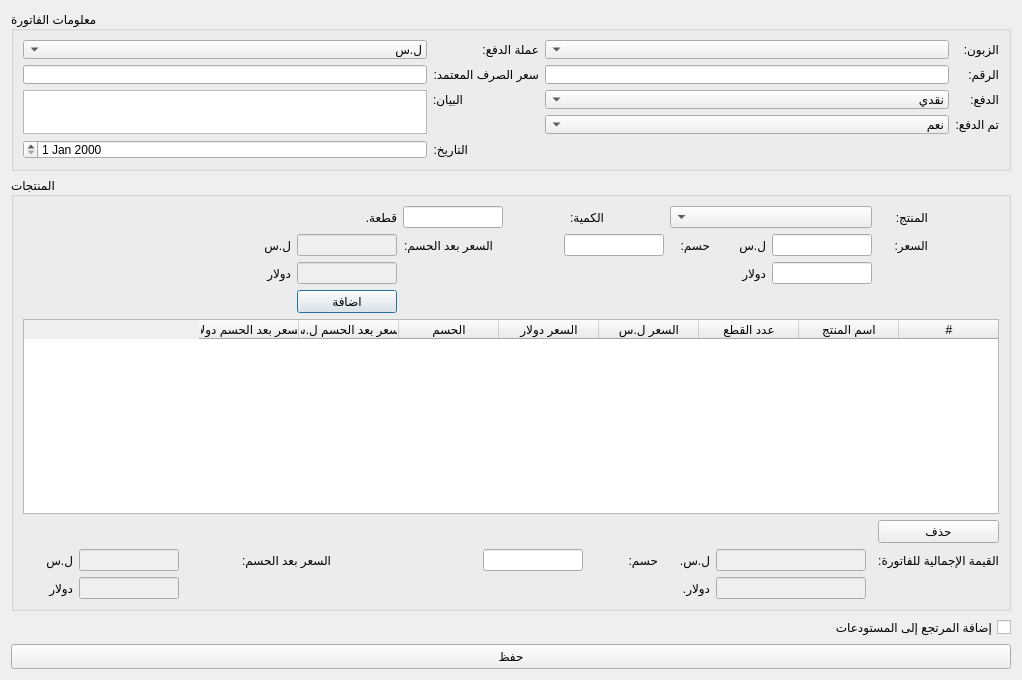
<?xml version="1.0" encoding="UTF-8"?>
<ui version="4.0">
 <class>NewReturnInvoice</class>
 <widget class="QDialog" name="NewReturnInvoice">
  <property name="geometry">
   <rect>
    <x>0</x>
    <y>0</y>
    <width>1022</width>
    <height>680</height>
   </rect>
  </property>
  <property name="windowTitle">
   <string>فاتورة مرتجع</string>
  </property>
  <property name="windowIcon">
   <iconset>
    <normaloff>graphics/icon.xpm</normaloff>graphics/icon.xpm</iconset>
  </property>
  <layout class="QGridLayout" name="gridLayout_3">
   <item row="1" column="0">
    <widget class="QGroupBox" name="groupBox_2">
     <property name="title">
      <string>المنتجات</string>
     </property>
     <layout class="QGridLayout" name="gridLayout_4">
      <item row="7" column="1" colspan="2">
       <widget class="QLineEdit" name="result_after_discount_sp_input">
        <property name="enabled">
         <bool>false</bool>
        </property>
        <property name="sizePolicy">
         <sizepolicy hsizetype="Minimum" vsizetype="Fixed">
          <horstretch>0</horstretch>
          <verstretch>0</verstretch>
         </sizepolicy>
        </property>
        <property name="maximumSize">
         <size>
          <width>100</width>
          <height>16777215</height>
         </size>
        </property>
       </widget>
      </item>
      <item row="7" column="0">
       <widget class="QLabel" name="label_21">
        <property name="maximumSize">
         <size>
          <width>50</width>
          <height>16777215</height>
         </size>
        </property>
        <property name="text">
         <string>ل.س</string>
        </property>
       </widget>
      </item>
      <item row="1" column="12">
       <widget class="QLabel" name="label_13">
        <property name="maximumSize">
         <size>
          <width>50</width>
          <height>16777215</height>
         </size>
        </property>
        <property name="text">
         <string>السعر:</string>
        </property>
       </widget>
      </item>
      <item row="8" column="9">
       <widget class="QLabel" name="label_10">
        <property name="text">
         <string>دولار.</string>
        </property>
       </widget>
      </item>
      <item row="2" column="4">
       <widget class="QLineEdit" name="price_after_discount_usd_input">
        <property name="enabled">
         <bool>false</bool>
        </property>
        <property name="sizePolicy">
         <sizepolicy hsizetype="Minimum" vsizetype="Fixed">
          <horstretch>0</horstretch>
          <verstretch>0</verstretch>
         </sizepolicy>
        </property>
        <property name="maximumSize">
         <size>
          <width>100</width>
          <height>16777215</height>
         </size>
        </property>
       </widget>
      </item>
      <item row="8" column="1" colspan="2">
       <widget class="QLineEdit" name="result_after_discount_usd_input">
        <property name="enabled">
         <bool>false</bool>
        </property>
        <property name="sizePolicy">
         <sizepolicy hsizetype="Minimum" vsizetype="Fixed">
          <horstretch>0</horstretch>
          <verstretch>0</verstretch>
         </sizepolicy>
        </property>
        <property name="maximumSize">
         <size>
          <width>100</width>
          <height>16777215</height>
         </size>
        </property>
       </widget>
      </item>
      <item row="1" column="5" colspan="2">
       <widget class="QLabel" name="label_17">
        <property name="maximumSize">
         <size>
          <width>90</width>
          <height>16777215</height>
         </size>
        </property>
        <property name="text">
         <string>السعر بعد الحسم:</string>
        </property>
       </widget>
      </item>
      <item row="0" column="12">
       <widget class="QLabel" name="label_6">
        <property name="maximumSize">
         <size>
          <width>50</width>
          <height>16777215</height>
         </size>
        </property>
        <property name="text">
         <string>المنتج:</string>
        </property>
       </widget>
      </item>
      <item row="8" column="10" colspan="2">
       <widget class="QLineEdit" name="result_usd_input">
        <property name="enabled">
         <bool>false</bool>
        </property>
        <property name="maximumSize">
         <size>
          <width>150</width>
          <height>16777215</height>
         </size>
        </property>
       </widget>
      </item>
      <item row="7" column="6" colspan="2">
       <widget class="QLineEdit" name="result_discount_input">
        <property name="enabled">
         <bool>true</bool>
        </property>
        <property name="sizePolicy">
         <sizepolicy hsizetype="Minimum" vsizetype="Fixed">
          <horstretch>0</horstretch>
          <verstretch>0</verstretch>
         </sizepolicy>
        </property>
        <property name="maximumSize">
         <size>
          <width>100</width>
          <height>16777215</height>
         </size>
        </property>
       </widget>
      </item>
      <item row="1" column="9">
       <widget class="QLabel" name="label_16">
        <property name="maximumSize">
         <size>
          <width>40</width>
          <height>16777215</height>
         </size>
        </property>
        <property name="text">
         <string>حسم:</string>
        </property>
       </widget>
      </item>
      <item row="1" column="4">
       <widget class="QLineEdit" name="price_after_discount_sp_input">
        <property name="enabled">
         <bool>false</bool>
        </property>
        <property name="sizePolicy">
         <sizepolicy hsizetype="Minimum" vsizetype="Fixed">
          <horstretch>0</horstretch>
          <verstretch>0</verstretch>
         </sizepolicy>
        </property>
        <property name="maximumSize">
         <size>
          <width>100</width>
          <height>16777215</height>
         </size>
        </property>
       </widget>
      </item>
      <item row="0" column="7">
       <widget class="QLabel" name="label_7">
        <property name="maximumSize">
         <size>
          <width>40</width>
          <height>16777215</height>
         </size>
        </property>
        <property name="text">
         <string>الكمية:</string>
        </property>
       </widget>
      </item>
      <item row="7" column="12">
       <widget class="QLabel" name="label_8">
        <property name="text">
         <string>القيمة الإجمالية للفاتورة:</string>
        </property>
       </widget>
      </item>
      <item row="5" column="0" colspan="13">
       <widget class="QTableWidget" name="items_table">
        <property name="maximumSize">
         <size>
          <width>16777215</width>
          <height>500</height>
         </size>
        </property>
        <property name="layoutDirection">
         <enum>Qt::RightToLeft</enum>
        </property>
        <column>
         <property name="text">
          <string>#</string>
         </property>
         <property name="font">
          <font>
           <kerning>true</kerning>
          </font>
         </property>
        </column>
        <column>
         <property name="text">
          <string>اسم المنتج</string>
         </property>
        </column>
        <column>
         <property name="text">
          <string>عدد القطع</string>
         </property>
        </column>
        <column>
         <property name="text">
          <string>السعر ل.س</string>
         </property>
        </column>
        <column>
         <property name="text">
          <string>السعر دولار</string>
         </property>
        </column>
        <column>
         <property name="text">
          <string>الحسم</string>
         </property>
        </column>
        <column>
         <property name="text">
          <string>السعر بعد الحسم ل.س</string>
         </property>
        </column>
        <column>
         <property name="text">
          <string>السعر بعد الحسم دولار</string>
         </property>
        </column>
       </widget>
      </item>
      <item row="2" column="3">
       <widget class="QLabel" name="label_19">
        <property name="maximumSize">
         <size>
          <width>50</width>
          <height>16777215</height>
         </size>
        </property>
        <property name="text">
         <string>دولار</string>
        </property>
       </widget>
      </item>
      <item row="0" column="9" colspan="3">
       <widget class="QComboBox" name="products_combobox">
        <property name="sizePolicy">
         <sizepolicy hsizetype="Preferred" vsizetype="Fixed">
          <horstretch>0</horstretch>
          <verstretch>0</verstretch>
         </sizepolicy>
        </property>
        <property name="minimumSize">
         <size>
          <width>200</width>
          <height>0</height>
         </size>
        </property>
        <property name="layoutDirection">
         <enum>Qt::RightToLeft</enum>
        </property>
       </widget>
      </item>
      <item row="7" column="8">
       <widget class="QLabel" name="label_23">
        <property name="maximumSize">
         <size>
          <width>40</width>
          <height>16777215</height>
         </size>
        </property>
        <property name="text">
         <string>حسم:</string>
        </property>
       </widget>
      </item>
      <item row="7" column="9">
       <widget class="QLabel" name="label_9">
        <property name="text">
         <string>ل.س.</string>
        </property>
       </widget>
      </item>
      <item row="1" column="10">
       <widget class="QLabel" name="label_14">
        <property name="maximumSize">
         <size>
          <width>50</width>
          <height>16777215</height>
         </size>
        </property>
        <property name="text">
         <string>ل.س</string>
        </property>
       </widget>
      </item>
      <item row="1" column="3">
       <widget class="QLabel" name="label_18">
        <property name="maximumSize">
         <size>
          <width>50</width>
          <height>16777215</height>
         </size>
        </property>
        <property name="text">
         <string>ل.س</string>
        </property>
       </widget>
      </item>
      <item row="1" column="11">
       <widget class="QLineEdit" name="price_sp_input">
        <property name="sizePolicy">
         <sizepolicy hsizetype="Minimum" vsizetype="Fixed">
          <horstretch>0</horstretch>
          <verstretch>0</verstretch>
         </sizepolicy>
        </property>
        <property name="maximumSize">
         <size>
          <width>100</width>
          <height>16777215</height>
         </size>
        </property>
       </widget>
      </item>
      <item row="8" column="0">
       <widget class="QLabel" name="label_22">
        <property name="maximumSize">
         <size>
          <width>50</width>
          <height>16777215</height>
         </size>
        </property>
        <property name="text">
         <string>دولار</string>
        </property>
       </widget>
      </item>
      <item row="7" column="10" colspan="2">
       <widget class="QLineEdit" name="result_sp_input">
        <property name="enabled">
         <bool>false</bool>
        </property>
        <property name="maximumSize">
         <size>
          <width>150</width>
          <height>16777215</height>
         </size>
        </property>
       </widget>
      </item>
      <item row="7" column="3" colspan="3">
       <widget class="QLabel" name="label_20">
        <property name="maximumSize">
         <size>
          <width>90</width>
          <height>16777215</height>
         </size>
        </property>
        <property name="text">
         <string>السعر بعد الحسم:</string>
        </property>
       </widget>
      </item>
      <item row="1" column="7" colspan="2">
       <widget class="QLineEdit" name="discount_input">
        <property name="sizePolicy">
         <sizepolicy hsizetype="Minimum" vsizetype="Fixed">
          <horstretch>0</horstretch>
          <verstretch>0</verstretch>
         </sizepolicy>
        </property>
        <property name="maximumSize">
         <size>
          <width>100</width>
          <height>16777215</height>
         </size>
        </property>
       </widget>
      </item>
      <item row="3" column="4">
       <widget class="QPushButton" name="add_btn">
        <property name="text">
         <string>اضافة</string>
        </property>
       </widget>
      </item>
      <item row="6" column="12">
       <widget class="QPushButton" name="delete_btn">
        <property name="text">
         <string>حذف</string>
        </property>
       </widget>
      </item>
      <item row="0" column="5" colspan="2">
       <widget class="QLineEdit" name="quantity_input">
        <property name="sizePolicy">
         <sizepolicy hsizetype="Minimum" vsizetype="Fixed">
          <horstretch>0</horstretch>
          <verstretch>0</verstretch>
         </sizepolicy>
        </property>
        <property name="maximumSize">
         <size>
          <width>100</width>
          <height>16777215</height>
         </size>
        </property>
       </widget>
      </item>
      <item row="2" column="10">
       <widget class="QLabel" name="label_15">
        <property name="maximumSize">
         <size>
          <width>50</width>
          <height>16777215</height>
         </size>
        </property>
        <property name="text">
         <string>دولار</string>
        </property>
       </widget>
      </item>
      <item row="0" column="4">
       <widget class="QLabel" name="label_11">
        <property name="text">
         <string>قطعة.</string>
        </property>
       </widget>
      </item>
      <item row="2" column="11">
       <widget class="QLineEdit" name="price_usd_input">
        <property name="enabled">
         <bool>true</bool>
        </property>
        <property name="sizePolicy">
         <sizepolicy hsizetype="Minimum" vsizetype="Fixed">
          <horstretch>0</horstretch>
          <verstretch>0</verstretch>
         </sizepolicy>
        </property>
        <property name="maximumSize">
         <size>
          <width>100</width>
          <height>16777215</height>
         </size>
        </property>
       </widget>
      </item>
     </layout>
    </widget>
   </item>
   <item row="0" column="0">
    <widget class="QGroupBox" name="groupBox">
     <property name="maximumSize">
      <size>
       <width>16777215</width>
       <height>160</height>
      </size>
     </property>
     <property name="title">
      <string>معلومات الفاتورة</string>
     </property>
     <layout class="QGridLayout" name="gridLayout_2">
      <item row="1" column="2">
       <widget class="QLabel" name="label_4">
        <property name="text">
         <string>سعر الصرف المعتمد:</string>
        </property>
       </widget>
      </item>
      <item row="4" column="5">
       <widget class="QComboBox" name="paid_combobox">
        <property name="layoutDirection">
         <enum>Qt::RightToLeft</enum>
        </property>
        <item>
         <property name="text">
          <string>نعم</string>
         </property>
        </item>
        <item>
         <property name="text">
          <string>لا</string>
         </property>
        </item>
       </widget>
      </item>
      <item row="0" column="5">
       <widget class="QComboBox" name="clients_combobox">
        <property name="layoutDirection">
         <enum>Qt::RightToLeft</enum>
        </property>
       </widget>
      </item>
      <item row="3" column="1" rowspan="2">
       <widget class="QTextEdit" name="statement_input"/>
      </item>
      <item row="1" column="6">
       <widget class="QLabel" name="label_2">
        <property name="text">
         <string>الرقم:</string>
        </property>
       </widget>
      </item>
      <item row="1" column="5">
       <widget class="QLineEdit" name="number_input"/>
      </item>
      <item row="3" column="2">
       <widget class="QLabel" name="label_5">
        <property name="maximumSize">
         <size>
          <width>30</width>
          <height>16777215</height>
         </size>
        </property>
        <property name="text">
         <string>البيان:</string>
        </property>
       </widget>
      </item>
      <item row="5" column="2">
       <widget class="QLabel" name="label_12">
        <property name="maximumSize">
         <size>
          <width>35</width>
          <height>16777215</height>
         </size>
        </property>
        <property name="text">
         <string>التاريخ:</string>
        </property>
       </widget>
      </item>
      <item row="3" column="5">
       <widget class="QComboBox" name="payment_combobox">
        <property name="layoutDirection">
         <enum>Qt::RightToLeft</enum>
        </property>
        <item>
         <property name="text">
          <string>نقدي</string>
         </property>
        </item>
        <item>
         <property name="text">
          <string>مؤجل</string>
         </property>
        </item>
       </widget>
      </item>
      <item row="5" column="1">
       <widget class="QDateEdit" name="date_input">
        <property name="layoutDirection">
         <enum>Qt::RightToLeft</enum>
        </property>
       </widget>
      </item>
      <item row="0" column="2">
       <widget class="QLabel" name="label_25">
        <property name="text">
         <string>عملة الدفع:</string>
        </property>
       </widget>
      </item>
      <item row="4" column="6">
       <widget class="QLabel" name="label_24">
        <property name="text">
         <string>تم الدفع:</string>
        </property>
       </widget>
      </item>
      <item row="3" column="6">
       <widget class="QLabel" name="label_3">
        <property name="text">
         <string>الدفع:</string>
        </property>
       </widget>
      </item>
      <item row="0" column="6">
       <widget class="QLabel" name="label">
        <property name="text">
         <string>الزبون:</string>
        </property>
       </widget>
      </item>
      <item row="0" column="1">
       <widget class="QComboBox" name="currency_combobox">
        <property name="layoutDirection">
         <enum>Qt::RightToLeft</enum>
        </property>
        <item>
         <property name="text">
          <string>ل.س</string>
         </property>
        </item>
        <item>
         <property name="text">
          <string>دولار</string>
         </property>
        </item>
       </widget>
      </item>
      <item row="1" column="1">
       <widget class="QLineEdit" name="exchange_input"/>
      </item>
     </layout>
    </widget>
   </item>
   <item row="3" column="0">
    <widget class="QPushButton" name="save_btn">
     <property name="minimumSize">
      <size>
       <width>0</width>
       <height>25</height>
      </size>
     </property>
     <property name="text">
      <string>حفظ</string>
     </property>
    </widget>
   </item>
   <item row="2" column="0">
    <widget class="QCheckBox" name="checkBox">
     <property name="layoutDirection">
      <enum>Qt::RightToLeft</enum>
     </property>
     <property name="text">
      <string>إضافة المرتجع إلى المستودعات</string>
     </property>
    </widget>
   </item>
  </layout>
 </widget>
 <tabstops>
  <tabstop>clients_combobox</tabstop>
  <tabstop>number_input</tabstop>
  <tabstop>payment_combobox</tabstop>
  <tabstop>paid_combobox</tabstop>
  <tabstop>currency_combobox</tabstop>
  <tabstop>statement_input</tabstop>
  <tabstop>date_input</tabstop>
  <tabstop>products_combobox</tabstop>
  <tabstop>quantity_input</tabstop>
  <tabstop>price_sp_input</tabstop>
  <tabstop>price_usd_input</tabstop>
  <tabstop>discount_input</tabstop>
  <tabstop>price_after_discount_sp_input</tabstop>
  <tabstop>price_after_discount_usd_input</tabstop>
  <tabstop>add_btn</tabstop>
  <tabstop>items_table</tabstop>
  <tabstop>result_sp_input</tabstop>
  <tabstop>result_usd_input</tabstop>
  <tabstop>result_discount_input</tabstop>
  <tabstop>result_after_discount_sp_input</tabstop>
  <tabstop>result_after_discount_usd_input</tabstop>
  <tabstop>save_btn</tabstop>
  <tabstop>delete_btn</tabstop>
 </tabstops>
 <resources/>
 <connections/>
</ui>
